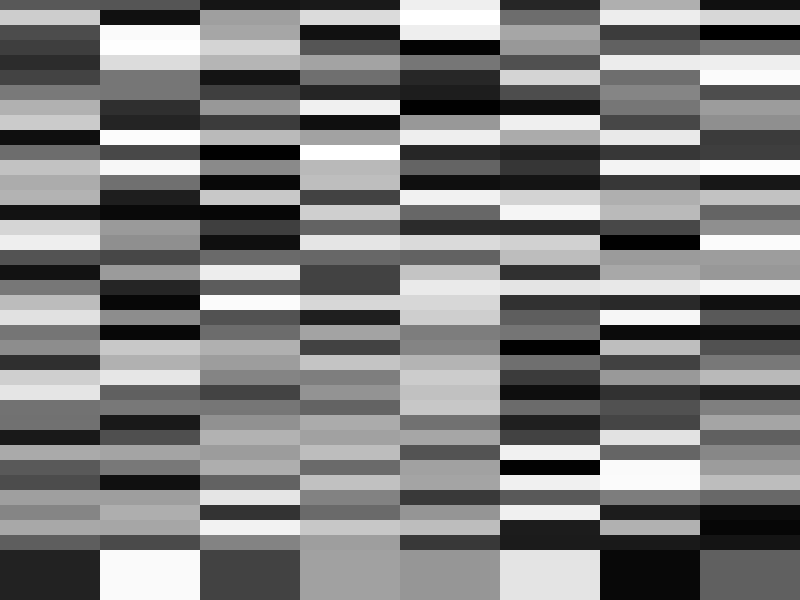
Frame 1 (no input)
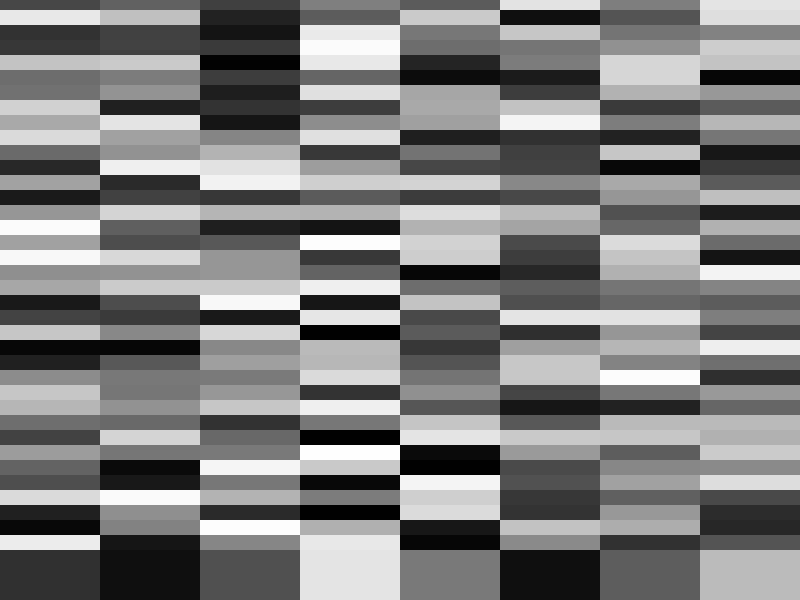
Frame 60 (no input)
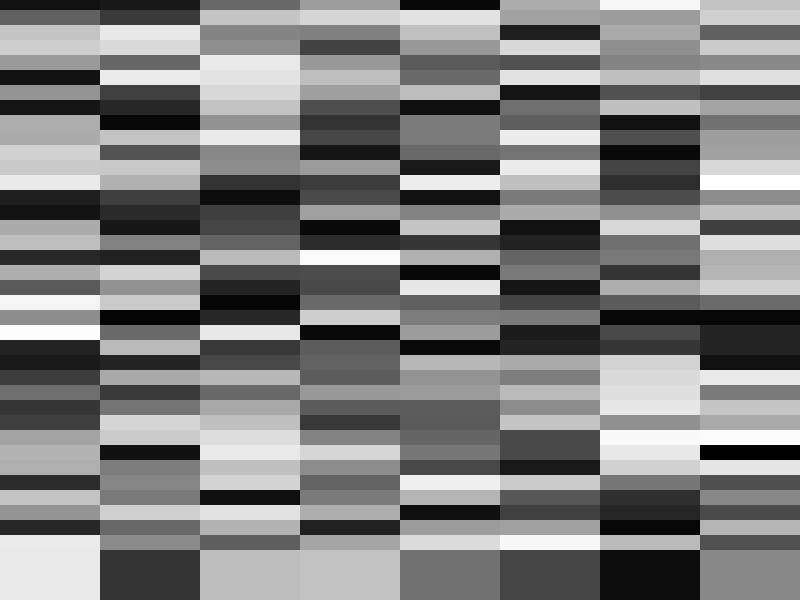
Frame 120 (the mouse pressed at the canvas centre since frame 60)

The p5.js sketch that drew these frames (run headless with seeded random() and noise() and a simulated clock; from frame 60 on, the mouse is pressed at the canvas centre):

// p5.js sketch
// ── sketch.js
let x = 0;
let y = 0;
let spacingX = 100;
let spacingY = 15;

function setup() {
createCanvas(displayWidth, displayHeight)
frameRate(80);
}

function draw() {
  
  background(0);
  for (x = 0; x <= width; x += spacingX) {
    for (y = 0; y <= height; y += spacingY) {
      noFill();
     // noStroke();
     stroke(random(255,0));
     strokeWeight(100);
    // rect(x, y, 200, 200);
     // fill(random(255,0),);
      //rect(x + 25, y + 25, 25, 25);
      rect(x, y, 400, 0);
      //fill(255);
//rect(random(x/1), random(y/1), width/100,height/100);
    //line (height,width*100, random(y*20),random(x*0));
//rect((y/1), (x/1), random(height/100),random(width/100));
    }
}
}
//function mousePressed() {
//spacingX = spacingX*5;
//frameRate(50)
//}
